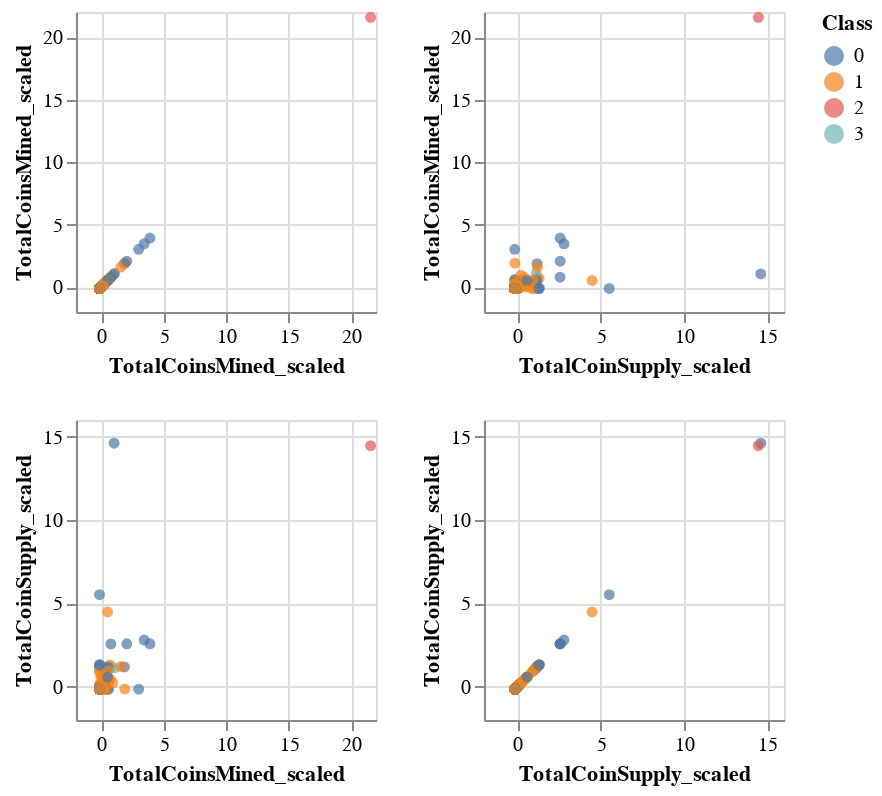

Here is the notebook cell this chart was saved with:
### Markdown cell above
#### Scatter Plot with Tradable Cryptocurrencies

### Code cell
# Scale data to create the scatter plot
alt.Chart(df_scatter).mark_circle().encode(
    alt.X(alt.repeat("column"), type='quantitative'),
    alt.Y(alt.repeat("row"), type='quantitative'),
    color='Class:N',
    tooltip = ['CoinName','Algorithm','TotalCoinsMined','TotalCoinSupply' ]
).properties(
    width=150,
    height=150
).repeat(
    row=['TotalCoinsMined_scaled', 'TotalCoinSupply_scaled'],
    column=['TotalCoinsMined_scaled', 'TotalCoinSupply_scaled']
).interactive()

### Figure 1 — Vega-Lite specification as saved in the notebook (floating-point values rounded to 4 significant figures; data arrays with more than 128 entries replaced by an {"elided": "..."} marker saying what was removed)
{"config": {"view": {"continuousWidth": 400, "continuousHeight": 300}}, "repeat": {"column": ["TotalCoinsMined_scaled", "TotalCoinSupply_scaled"], "row": ["TotalCoinsMined_scaled", "TotalCoinSupply_scaled"]}, "spec": {"data": {"name": "data-2f3d3719a9b302d97d40f59f160a3d63"}, "mark": "circle", "encoding": {"color": {"field": "Class", "type": "nominal"}, "tooltip": [{"field": "CoinName", "type": "nominal"}, {"field": "Algorithm", "type": "nominal"}, {"field": "TotalCoinsMined", "type": "quantitative"}, {"field": "TotalCoinSupply", "type": "quantitative"}], "x": {"field": {"repeat": "column"}, "type": "quantitative"}, "y": {"field": {"repeat": "row"}, "type": "quantitative"}}, "height": 150, "selection": {"selector024": {"type": "interval", "bind": "scales", "encodings": ["x", "y"]}}, "width": 150}, "$schema": "https://vega.github.io/schema/vega-lite/v4.17.0.json", "datasets": {"data-2f3d3719a9b302d97d40f59f160a3d63": {"elided": "531 records"}}}
